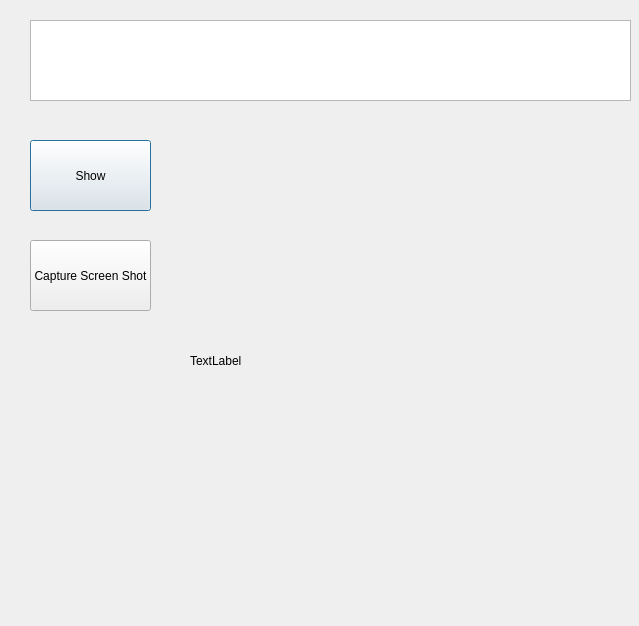
<?xml version="1.0" encoding="UTF-8"?>
<ui version="4.0">
 <class>Dialog</class>
 <widget class="QDialog" name="Dialog">
  <property name="geometry">
   <rect>
    <x>0</x>
    <y>0</y>
    <width>639</width>
    <height>626</height>
   </rect>
  </property>
  <property name="windowTitle">
   <string>Dialog</string>
  </property>
  <widget class="QPushButton" name="SHOW">
   <property name="geometry">
    <rect>
     <x>30</x>
     <y>140</y>
     <width>121</width>
     <height>71</height>
    </rect>
   </property>
   <property name="styleSheet">
    <string notr="true"/>
   </property>
   <property name="text">
    <string>Show</string>
   </property>
  </widget>
  <widget class="QPushButton" name="CAPTURE">
   <property name="geometry">
    <rect>
     <x>30</x>
     <y>240</y>
     <width>121</width>
     <height>71</height>
    </rect>
   </property>
   <property name="text">
    <string>Capture Screen Shot</string>
   </property>
  </widget>
  <widget class="QTextBrowser" name="TEXT">
   <property name="geometry">
    <rect>
     <x>30</x>
     <y>20</y>
     <width>601</width>
     <height>81</height>
    </rect>
   </property>
  </widget>
  <widget class="QLabel" name="label">
   <property name="geometry">
    <rect>
     <x>190</x>
     <y>140</y>
     <width>421</width>
     <height>441</height>
    </rect>
   </property>
   <property name="text">
    <string>TextLabel</string>
   </property>
  </widget>
 </widget>
 <resources/>
 <connections/>
</ui>
